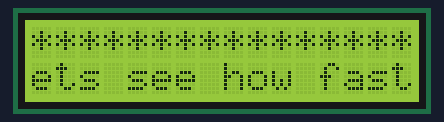
Bench run of a sketch on a simulated Arduino Uno, built with avr-gcc and run on an emulated ATmega328P. Parts: 16×2 character LCD.

Above: at 0.17 s.
At 1.17 s:
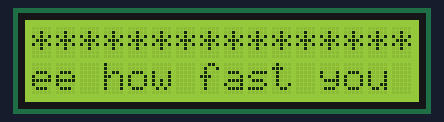
At 2.17 s:
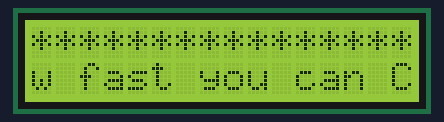
At 4.37 s:
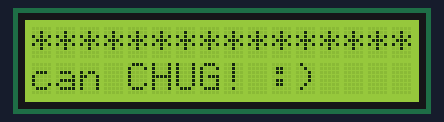
At 6.58 s:
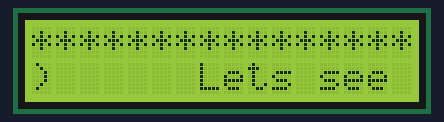
At 8.78 s:
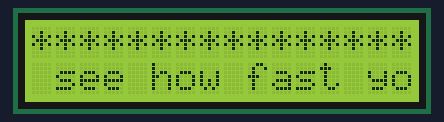

Measured:
- by itself, everything shown: repeats every 8.0 s, in 40 steps

The sketch:

GAMESSS.ino
```cpp
#include <LiquidCrystal.h>
#include <LedControl.h>
#include "poc.h"


const int rs = 5,
          en = 4,
          d4 = 3, d5 = 2, d6 = 1,d7 = 0;

const int DIN =13 , CLK =11 , CS =12 ;

const int fsr =A1;
//const int btn =8;
//const int rst =7;
//const int msc = 9;


unsigned char s1[]= {0xff,0x81,0x81,0x81,0x81,0x81,0x81,0xff};
unsigned char s2[]= {0x00,0x7e,0x42,0x42,0x42,0x42,0x7e,0x00};
unsigned char s3[]= {0x00,0x00,0x3c,0x24,0x24,0x3c,0x00,0x00};
unsigned char s4[]= {0x00,0x00,0x00,0x18,0x18,0x00,0x00,0x00};
unsigned char smile[]= {0x3C,0x42,0xA5,0x81,0xA5,0x99,0x42,0x3C};
unsigned char sad[]= {0x3C,0x42,0xA5,0x81,0x99,0xA5,0x42,0x3C};

LiquidCrystal lcd(rs, en, d4, d5, d6, d7);
/*
LedControl lc(DIN, CLK, CS, 1);


void glow(char x[]){
  for (int i=0; i<8; i++)
  {
    lc.setColumn(0, i, x[i]);

    }
  }


void matrix(int x)
{
  glow(s1); delay(100);
  glow(s2); delay(100);
  glow(s3); delay(100);
  glow(s4); delay(100);

  glow(s4); delay(100);
  glow(s3); delay(100);
  glow(s2); delay(100);
  glow(s1); delay(100);

  if(x==1)
  {
  glow(smile);  delay(1000);
  }

  else if(x==0)
  {
      glow(sad);  delay(1000);

    }
  }


void play_music(int x){

    if (x==1)
    {
      tone(msc, 330, 250);
      delay(300);
      tone(msc, 311, 250);
      delay(300);
      tone(msc, 322, 250);
      delay(600);
    }

    else if (x==0)
    {
      tone(msc, 150, 250);
      delay(1000);
      noTone(msc);
      delay(1000);
    }

 }

*/
void setup() {

  Serial.begin(9600);
  //digitalWrite(rst, HIGH);
  //pinMode(btn, INPUT_PULLUP);
  //pinMode(fsr, INPUT);
  //pinMode(msc, OUTPUT);

  lcd.begin(16, 2);
  //lcd.clear();
  lcd.setCursor(0,0);
  lcd.print("****************************************");
  lcd.setCursor(0,1);
  lcd.print("Lets see how fast you can CHUG! :)");


  //lc.shutdown(0,false);
  //lc.setIntensity(0,5);
  //lc.clearDisplay(0);


}


void loop() {

int x =0;
  /*
  int x =0, y =0;
  int mugw =120;

  while(analogRead(fsr) > mugw)
  */
  while(1)
  {
      //Serial.println(analogRead(fsr));
      lcd.setCursor(0,1);
      lcd.scrollDisplayLeft();
      delay(200);
      x=millis();
    }
  /*
  lcd.clear();
  lcd.setCursor(0,0);
  lcd.print("Timer");

  while(analogRead(fsr) <= 5 )
  {
      //Serial.println(analogRead(fsr));

  lcd.setCursor(0,1);
  y = (millis() - x)/1000;
  lcd.print(y);
  play_music(1);

  }

 if (analogRead(fsr) <= mugw  ){
    lcd.clear();
    lcd.setCursor(2,0);
    lcd.print("OH MY GOD!!!");

   lcd.setCursor(1,1);
   lcd.print("You took ");
   lcd.print(y);
   lcd.print(" sec");

   while(1){
   matrix(1);
   poc_music(msc, 1);
   }


 }
 else{

  lcd.clear();
  lcd.setCursor(0,0);
  lcd.print("YOU DIDN'T CHUG!");

  while(1){
  matrix(0);
  play_music(0);

  }

 }
*/


}
```

poc.h
```cpp
#define NOTE_C4  262   //Defining note frequency
#define NOTE_D4  294
#define NOTE_E4  330
#define NOTE_F4  349
#define NOTE_G4  392
#define NOTE_A4  440
#define NOTE_B4  494
#define NOTE_C5  523
#define NOTE_D5  587
#define NOTE_E5  659
#define NOTE_F5  698
#define NOTE_G5  784
#define NOTE_A5  880
#define NOTE_B5  988
//*****************************************
int notes[] = {       //Note of the song, 0 is a rest/pulse
   NOTE_E4, NOTE_G4, NOTE_A4, NOTE_A4, 0,
   NOTE_A4, NOTE_B4, NOTE_C5, NOTE_C5, 0,
   NOTE_C5, NOTE_D5, NOTE_B4, NOTE_B4, 0,
   NOTE_A4, NOTE_G4, NOTE_A4, 0,

   NOTE_E4, NOTE_G4, NOTE_A4, NOTE_A4, 0,
   NOTE_A4, NOTE_B4, NOTE_C5, NOTE_C5, 0,
   NOTE_C5, NOTE_D5, NOTE_B4, NOTE_B4, 0,
   NOTE_A4, NOTE_G4, NOTE_A4, 0,

   NOTE_E4, NOTE_G4, NOTE_A4, NOTE_A4, 0,
   NOTE_A4, NOTE_C5, NOTE_D5, NOTE_D5, 0,
   NOTE_D5, NOTE_E5, NOTE_F5, NOTE_F5, 0,
   NOTE_E5, NOTE_D5, NOTE_E5, NOTE_A4, 0,

   NOTE_A4, NOTE_B4, NOTE_C5, NOTE_C5, 0,
   NOTE_D5, NOTE_E5, NOTE_A4, 0,
   NOTE_A4, NOTE_C5, NOTE_B4, NOTE_B4, 0,
   NOTE_C5, NOTE_A4, NOTE_B4, 0,

  /* NOTE_A4, NOTE_A4,
   //Repeat of first part
   NOTE_A4, NOTE_B4, NOTE_C5, NOTE_C5, 0,
   NOTE_C5, NOTE_D5, NOTE_B4, NOTE_B4, 0,
   NOTE_A4, NOTE_G4, NOTE_A4, 0,

   NOTE_E4, NOTE_G4, NOTE_A4, NOTE_A4, 0,
   NOTE_A4, NOTE_B4, NOTE_C5, NOTE_C5, 0,
   NOTE_C5, NOTE_D5, NOTE_B4, NOTE_B4, 0,
   NOTE_A4, NOTE_G4, NOTE_A4, 0,

   NOTE_E4, NOTE_G4, NOTE_A4, NOTE_A4, 0,
   NOTE_A4, NOTE_C5, NOTE_D5, NOTE_D5, 0,
   NOTE_D5, NOTE_E5, NOTE_F5, NOTE_F5, 0,
   NOTE_E5, NOTE_D5, NOTE_E5, NOTE_A4, 0,

   NOTE_A4, NOTE_B4, NOTE_C5, NOTE_C5, 0,
   NOTE_D5, NOTE_E5, NOTE_A4, 0,
   NOTE_A4, NOTE_C5, NOTE_B4, NOTE_B4, 0,
   NOTE_C5, NOTE_A4, NOTE_B4, 0,
   //End of Repeat

   NOTE_E5, 0, 0, NOTE_F5, 0, 0,
   NOTE_E5, NOTE_E5, 0, NOTE_G5, 0, NOTE_E5, NOTE_D5, 0, 0,
   NOTE_D5, 0, 0, NOTE_C5, 0, 0,
   NOTE_B4, NOTE_C5, 0, NOTE_B4, 0, NOTE_A4,

   NOTE_E5, 0, 0, NOTE_F5, 0, 0,
   NOTE_E5, NOTE_E5, 0, NOTE_G5, 0, NOTE_E5, NOTE_D5, 0, 0,
   NOTE_D5, 0, 0, NOTE_C5, 0, 0,
   NOTE_B4, NOTE_C5, 0, NOTE_B4, 0, NOTE_A4
*/};
//*****************************************
int duration[] = {         //duration of each note (in ms) Quarter Note is set to 250 ms
  125, 125, 250, 125, 125,
  125, 125, 250, 125, 125,
  125, 125, 250, 125, 125,
  125, 125, 375, 125,

  125, 125, 250, 125, 125,
  125, 125, 250, 125, 125,
  125, 125, 250, 125, 125,
  125, 125, 375, 125,

  125, 125, 250, 125, 125,
  125, 125, 250, 125, 125,
  125, 125, 250, 125, 125,
  125, 125, 125, 250, 125,

  125, 125, 250, 125, 125,
  250, 125, 250, 125,
  125, 125, 250, 125, 125,
  125, 125, 375, 375
  /*.250, 125,
  //Rpeat of First Part
  125, 125, 250, 125, 125,
  125, 125, 250, 125, 125,
  125, 125, 375, 125,

  125, 125, 250, 125, 125,
  125, 125, 250, 125, 125,
  125, 125, 250, 125, 125,
  125, 125, 375, 125,

  125, 125, 250, 125, 125,
  125, 125, 250, 125, 125,
  125, 125, 250, 125, 125,
  125, 125, 125, 250, 125,

  125, 125, 250, 125, 125,
  250, 125, 250, 125,
  125, 125, 250, 125, 125,
  125, 125, 375, 375,
  /*End of Repeat

  250, 125, 375, 250, 125, 375,
  125, 125, 125, 125, 125, 125, 125, 125, 375,
  250, 125, 375, 250, 125, 375,
  125, 125, 125, 125, 125, 500,

  250, 125, 375, 250, 125, 375,
  125, 125, 125, 125, 125, 125, 125, 125, 375,
  250, 125, 375, 250, 125, 375,
  125, 125, 125, 125, 125, 500
*/};

void poc_music(int buzzer, int songspeed) {
  for (int i=0;i<76;i++){              //203 is the total number of music notes in the song
  int wait = duration[i] * songspeed;
  tone(buzzer,notes[i],wait);          //tone(pin,frequency,duration)
  delay(wait);
}
}
```
